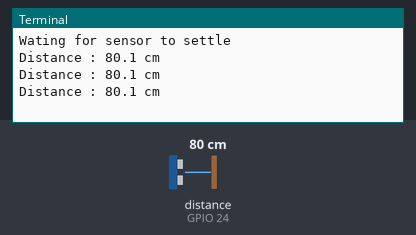
The program below on a simulated Raspberry Pi (BCM pin numbers). Shown: the last lines printed to the terminal. The test bench sets the inputs (shaded band); at power-on: distance to the obstacle (sensor on GPIO 24) 80 cm. The echo pulse lasts 58.3 µs per cm; the clock reads 2024-03-15 10:24:30 at power-on unless the program sets it.

Above: at 3.2 s.
3.3 s: distance to the obstacle (sensor on GPIO 24) set to 2 cm
At 3.88 s:
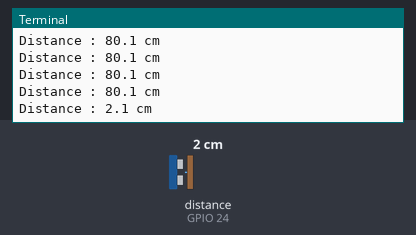
4.8 s: distance to the obstacle (sensor on GPIO 24) set to 4 cm
At 5.09 s:
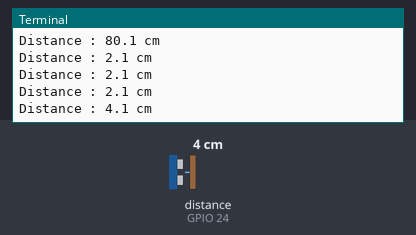
Timing chart, 0 to 7.8 s (numbered marks = the images above; inputs shaded):
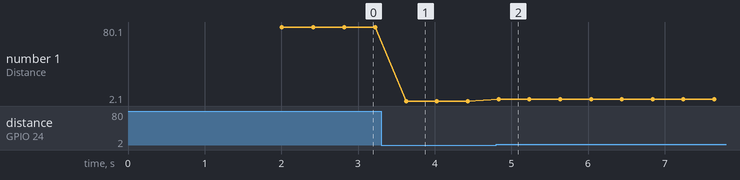

The program:

hc_sr04.py
```python
import RPi.GPIO as GPIO
import time
GPIO.setmode(GPIO.BCM)
GPIO.setwarnings(False)

#trig와 echo핀의 출력/입력 설정
trig = 23
echo = 24
GPIO.setup(trig, GPIO.OUT)
GPIO.setup(echo, GPIO.IN)

#trig 핀의 신호를 0으로 출력
GPIO.output(trig, False)
print("Wating for sensor to settle")
time.sleep(2)

try:
    while True:
        GPIO.output(trig, True) #Triger핀에 펄스신호를 만들기위해 1 출려8ㄱ
        time.sleep(0.001)
        GPIO.output(trig, False)

        while GPIO.input(echo) == 0:
            start = time.time()      #Echo핀 상승시간

        while GPIO.input(echo) == 1:
            stop = time.time() # echo핀 하강 시간

        checktime = stop - start
        distance = checktime * 34300 / 2
        print("Distance : %.1f cm" % distance)
        time.sleep(0.4)
except KeyboardInterrupt:
    print("Measurement stopped by User")
    pass
GPIO.cleanup()
```

Measured:
- after the input at 3.3 s, the terminal: prints a new line after 0.33 s (image 1)
- after the input at 4.8 s, the terminal: prints a new line at once (image 2)
- plotted number 1: 80.1 → 2.1 after the input at 3.3 s, 2.1 → 4.1 after the input at 4.8 s
